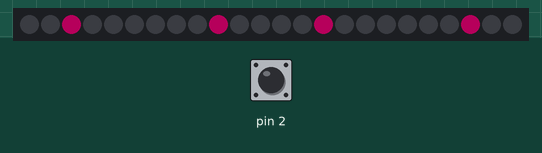
Recording of a sketch running on a simulated Arduino Uno, built with avr-gcc and run on an emulated ATmega328P. Parts: 24 RGB LEDs in strip order, left to right. Inputs (shaded band) come from the test bench; at power-on: pin 2 HIGH. Dim RGB values are drawn brighter than linear.

Above: at 0.6 s.
1.9 s: pin 2 driven LOW
At 2.66 s:
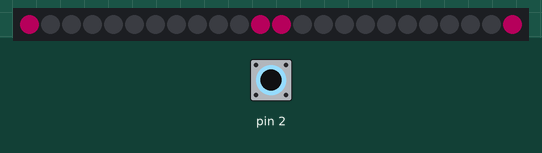
4.1 s: pin 2 driven HIGH
At 5.3 s:
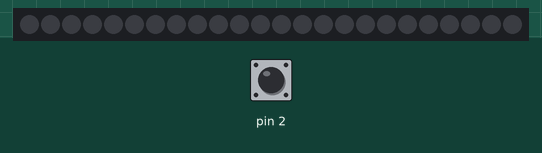
5.7 s: pin 2 pulsed LOW 5 times (0.12 s each, 0.3 s apart)
At 6.2 s:
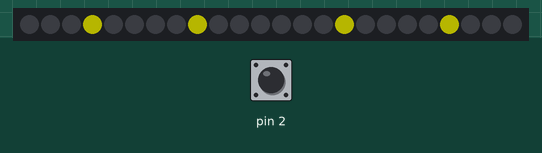
9.0 s: pin 2 driven LOW
At 9.83 s:
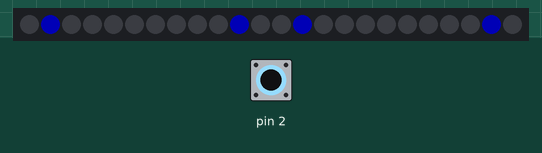

Measured:
- after the input at 1.9 s, the LEDs: change after 0.75 s (image 1)
- after the input at 4.1 s, the LEDs: first differ from a run without the input after 0.14 s (image 2)
- after the input at 5.7 s, the LEDs: change after 0.12 s (image 3)
- after the input at 9.0 s, the LEDs: first change after 0.75 s (image 4 shows a later state)
- what the display in image 0 shows lasts 0.5 s, from 0.5 s to 1.0 s

The sketch:

WandSketch.ino
```cpp
#include <Adafruit_NeoPixel.h>

// Parameter 1 = number of pixels in strip
// Parameter 2 = pin number (most are valid)
// Parameter 3 = pixel type flags, add together as needed:
//   NEO_KHZ800  800 KHz bitstream (most NeoPixel products w/WS2812 LEDs)
//   NEO_KHZ400  400 KHz (classic 'v1' (not v2) FLORA pixels, WS2811 drivers)
//   NEO_GRB     Pixels are wired for GRB bitstream (most NeoPixel products)
//   NEO_RGB     Pixels are wired for RGB bitstream (v1 FLORA pixels, not v2)

#define MAX_MODES 6
#define NUM_PIXELS 24

Adafruit_NeoPixel strip = Adafruit_NeoPixel(NUM_PIXELS, 1, NEO_GRB + NEO_KHZ800);


uint32_t red = strip.Color(255,0,0);
uint32_t green = strip.Color(0,255,0);
uint32_t blue = strip.Color(0,0,255);
uint32_t cyan = strip.Color(0,255,255);
uint32_t pink = strip.Color(255,0,127);
uint32_t purple = strip.Color(102,0,102);
uint32_t yellow = strip.Color(255,255,0);
uint32_t orange = strip.Color(204,102,0);

uint32_t noColor = strip.Color(0,0,0);

// the setup function runs once when you press reset or power the board
void setup() {

  strip.begin();
  pinMode(2, INPUT);

  strip.setBrightness(66);
  strip.show();

}


bool buttonWasDown = false;
long currentButtonDownTime = 0;
long quickClickCount = 0;
long firstClickTime = 0;

long currentMode = 0;

// the loop function runs over and over again forever
void loop() {

  /*
  digitalWrite(0, HIGH);   // turn the LED on (HIGH is the voltage level)
  delay(250);                       // wait for a second
  digitalWrite(0, LOW);    // turn the LED off by making the voltage LOW
  delay(250);                       // wait for a second
  */
  bool buttonRead = digitalRead( 2 );
  long now = millis();
  long buttonPressDuration = now - currentButtonDownTime;
  if ( !buttonRead && !buttonWasDown ) {

    buttonWasDown = true;
    currentButtonDownTime = millis();

  } else if ( !buttonRead && buttonWasDown ) {

    if ( buttonPressDuration >= 750 ) {
      // This is where we are going to do a spell
      performMode();
    }

  } else if ( buttonRead ) {
      if ( buttonPressDuration < 650 ) {
        // This is were we will switch modes
        currentMode++;
        if ( currentMode >= MAX_MODES ) {
          currentMode = 0;
        }
        performModeIndicator();
      }
      buttonWasDown = false;
      currentButtonDownTime = 0;
  }


}

void performMode( ) {
  switch( currentMode ) {
    case 0:
      fastAlternate( red, pink );
      break;
    case 1:
      upAndDown( green, green, false );
      break;
    case 2:
      ringSlide( pink );
      break;
    case 3:
      upAndDown( yellow, orange, true );
      break;
    case 4:
      fastAlternate( blue, cyan );
      break;
    case 5:
      rainbowRingSlide();
    default:
      break;
  }
}

void performModeIndicator( ) {
  switch( currentMode ) {
    case 0:
      lightRing( 0, 500, red, true );
      break;
    case 1:
      lightRing( 1, 500, green, true );
      break;
    case 2:
      lightRing( 2, 500, pink, true );
      break;
    case 3:
      lightRing( 3, 500, yellow, true);
      break;
    case 4:
      lightRing( 4, 500, blue, true );
      break;
    case 5:
      lightRing( 5, 500, orange, true );
    default:
      break;
  }
}

void rainbowRingSlide( ) {
  for ( int i = 0; i < 10; i++ ) {
      lightRing( 0, 70, purple, true );
      lightRing( 1, 70, blue, true );
      lightRing( 2, 70, green, true );
      lightRing( 3, 70, yellow, true );
      lightRing( 4, 70, orange, true );
      lightRing( 5, 70, red, true );
  }
}

void upAndDown( uint32_t color1, uint32_t color2, boolean leaveTrail ) {
  for ( int i = 0; i < NUM_PIXELS; i++ ) {
     if ( i % 2 == 0 ) {
        strip.setPixelColor(i, color1 );
     } else {
        strip.setPixelColor(i, color2 );
     }
     strip.show();
     delay(50);
     if ( !leaveTrail ) {
        strip.setPixelColor(i, noColor );
        strip.show();
     }
  }
  allOff();
}

void lightRing( int ringIndex, long duration, uint32_t color, bool turnOff) {
  strip.setPixelColor(ringIndex, color );
  strip.setPixelColor(NUM_PIXELS / 2 - ringIndex - 1, color );
  strip.setPixelColor(ringIndex + NUM_PIXELS / 2, color );
  strip.setPixelColor(NUM_PIXELS - ringIndex - 1, color );

  strip.show();
  delay( duration );
  if ( turnOff ) {
    allOff();
  }
}

void fastAlternate( uint32_t color1, uint32_t color2 ) {
  for ( int i = 0; i < 10; i++ ) {
    for ( int j = 0; j < 6; j++ ) {
      if ( i % 2 == 0 ) {
        if ( j % 2 == 0 ) {
          lightRing( j, 0, color1, false );
        } else {
          lightRing( j, 0, color2, false );
        }
      } else {
        if ( j % 2 == 0 ) {
          lightRing( j, 0, color2, false );
        } else {
          lightRing( j, 0, color1, false );
        }
      }
      delay(50);
    }
  }
  allOff();
}

void allMode( uint32_t color) {
  for ( int i = 0; i < 24; i++ ) {
    strip.setPixelColor(i, color );
  }
  strip.show();
  delay(2000);
  allOff();
}

void ringSlide( uint32_t color ) {
  for ( int i = 0; i < 5; i++ ) {
    for( int j = 0; j < 6; j++ ) {
      lightRing( j, 50, color, true );
    }
  }
}

void allOff() {
  for ( int i = 0; i < 24; i++ ) {
    strip.setPixelColor(i, noColor );
  }
  strip.show();
}
```
